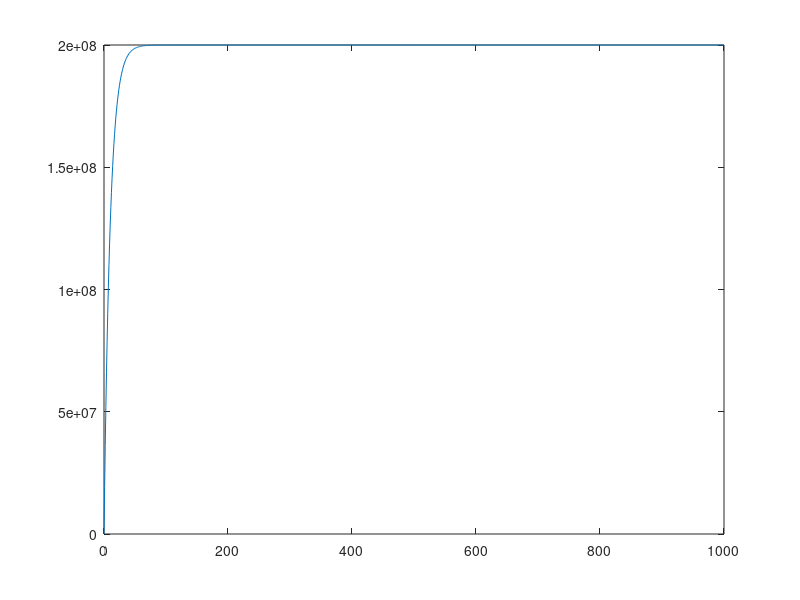
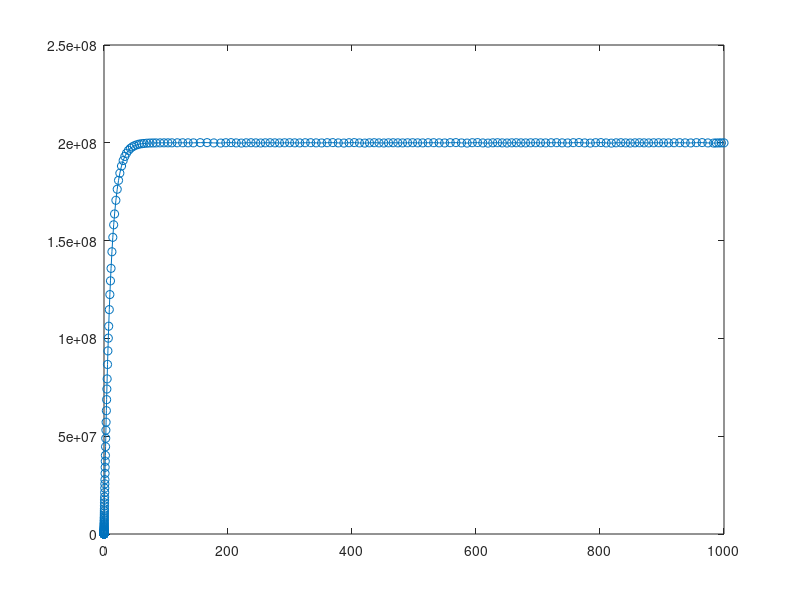

The MATLAB script that drew these images, in order:
clc

dydt = @(t,y) 2*t;
ode45(dydt, [-1,1],1)

%%

N = 1; % number of neurons

tau_m = 10;  % membrane time constant
v_r = 0;  % reset potential
v_th = 15;  % threshold potential
I_c = 20; % input current
R = 10^7; % resistance


t = 0:1:1000;

v =  R*I_c*(1-exp(-t/tau_m));

plot(t,v)

%%

dvdt = @(t,v) (R*I_c-v)/tau_m;

ode45(dvdt, [0,1000],0)
